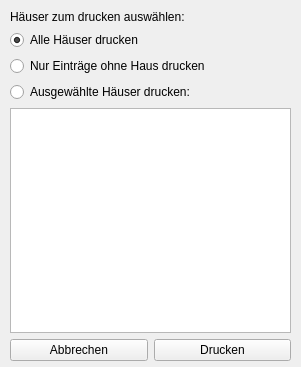
<?xml version="1.0" encoding="UTF-8"?>
<ui version="4.0">
 <class>PrintDialog</class>
 <widget class="QMainWindow" name="PrintDialog">
  <property name="geometry">
   <rect>
    <x>0</x>
    <y>0</y>
    <width>301</width>
    <height>367</height>
   </rect>
  </property>
  <property name="minimumSize">
   <size>
    <width>0</width>
    <height>0</height>
   </size>
  </property>
  <property name="windowTitle">
   <string>Durckeinstellungen</string>
  </property>
  <widget class="QWidget" name="centralwidget">
   <widget class="QWidget" name="verticalLayoutWidget">
    <property name="geometry">
     <rect>
      <x>10</x>
      <y>10</y>
      <width>281</width>
      <height>351</height>
     </rect>
    </property>
    <layout class="QVBoxLayout" name="verticalLayout">
     <item>
      <widget class="QLabel" name="lblHousesSelectionText">
       <property name="text">
        <string>Häuser zum drucken auswählen:</string>
       </property>
      </widget>
     </item>
     <item>
      <widget class="QRadioButton" name="chkPrintAllHouses">
       <property name="text">
        <string>Alle Häuser drucken</string>
       </property>
       <property name="checked">
        <bool>true</bool>
       </property>
      </widget>
     </item>
     <item>
      <widget class="QRadioButton" name="chkPrintEmptyHouses">
       <property name="text">
        <string>Nur Einträge ohne Haus drucken</string>
       </property>
      </widget>
     </item>
     <item>
      <widget class="QRadioButton" name="chkPrintSelectedHouses">
       <property name="text">
        <string>Ausgewählte Häuser drucken:</string>
       </property>
      </widget>
     </item>
     <item>
      <widget class="QListWidget" name="lstPrintHouses">
       <property name="sizePolicy">
        <sizepolicy hsizetype="Minimum" vsizetype="Expanding">
         <horstretch>0</horstretch>
         <verstretch>0</verstretch>
        </sizepolicy>
       </property>
       <property name="minimumSize">
        <size>
         <width>0</width>
         <height>20</height>
        </size>
       </property>
      </widget>
     </item>
     <item>
      <layout class="QHBoxLayout" name="horizontalLayout">
       <item>
        <widget class="QPushButton" name="cmdCancel">
         <property name="text">
          <string>Abbrechen</string>
         </property>
        </widget>
       </item>
       <item>
        <widget class="QPushButton" name="cmdPrint">
         <property name="text">
          <string>Drucken</string>
         </property>
        </widget>
       </item>
      </layout>
     </item>
    </layout>
   </widget>
  </widget>
 </widget>
 <resources/>
 <connections/>
</ui>
